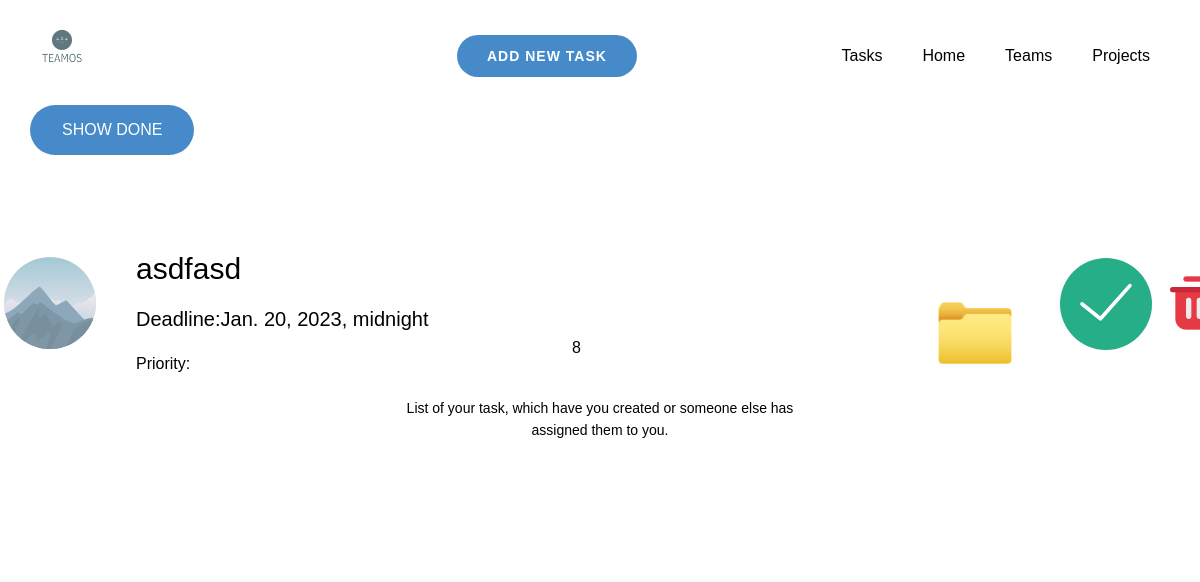
The app's page /to_do_list/ (signed in), older data.
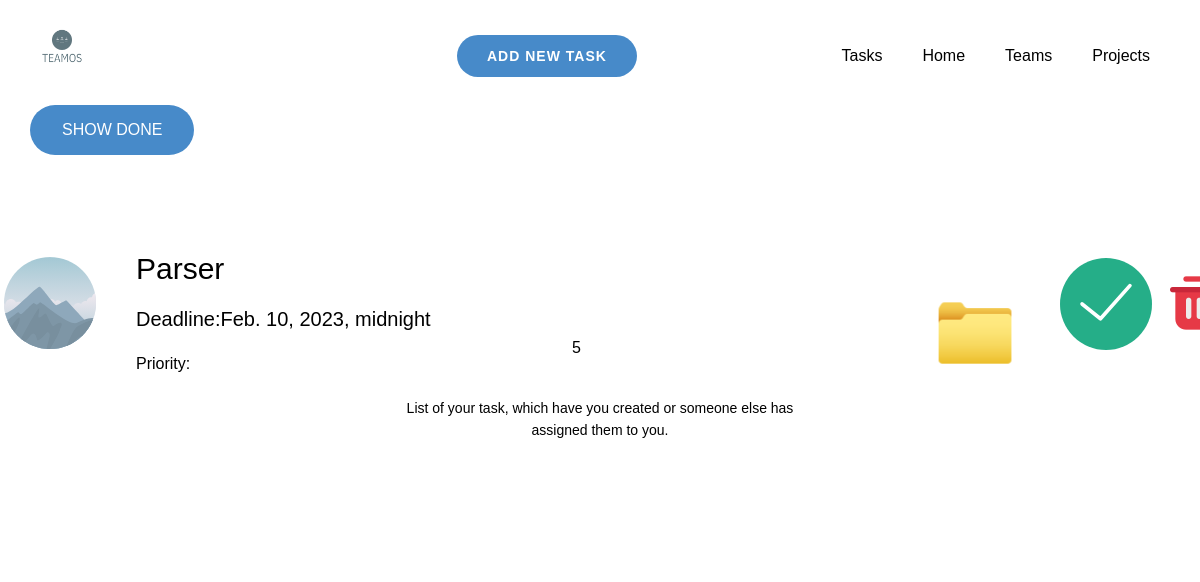
The same page, newer data.
### to_do_list/models.py (models this page shows, shortened)
class Task(models.Model):
    project= models.CharField(max_length=200)
    name = models.CharField(max_length=200)
    description = models.TextField(null=True, blank=True)
    done = models.BooleanField(default=False)
    deadline = models.DateField(default=timezone.now, null=True)
    priority = models.IntegerField()
    class Meta:
         ordering = ['priority']

### to_do_list/views.py (the view)
# urls.py: path('', views.tasklist, name='tasklist'),
@login_required(login_url='login')
def tasklist(request):
    data = Task.objects.filter(done=False)
    print(data)
    return render(request, 'to_do_list/task_list.html', {'data': data})

### templates/to_do_list/task_list.html (shortened to what this page needs)
<!DOCTYPE html>
<html style="font-size: 16px;" lang="en"><head>
    {% load static %}
    <link rel="stylesheet"  href="{% static 'to_do_list/nicepage.css' %}" media="screen">
    <link rel="stylesheet" href="{% static 'to_do_list/Page-1.css' %}" media="screen">
  </head>
  <body class="u-body u-xl-mode" data-lang="en"><header class="u-clearfix u-header u-header" id="sec-1255"><div class="u-clearfix u-sheet u-sheet-1">
        <a href="{% url 'home' %}"  class="u-image u-logo u-image-1">
          <img src="{% static 'to_do_list/images/teamos_logo.png'%}" class="u-logo-image u-logo-image-1">
        </a>
        <nav class="u-menu u-menu-dropdown u-offcanvas u-menu-1">
          <div class="u-nav-container">
             <ul class="u-nav u-unstyled u-nav-1"><li class="u-nav-item"><a class="u-button-style u-nav-link u-text-active-palette-1-base u-text-hover-palette-2-base" href="{% url 'to_do_list:tasklist' %}" style="padding: 10px 20px;">Tasks</a>
</li><li class="u-nav-item"><a class="u-button-style u-nav-link u-text-active-palette-1-base u-text-hover-palette-2-base" href="{% url 'to_do_list:home' %}" style="padding: 10px 20px;">Home</a>
</li><li class="u-nav-item"><a class="u-button-style u-nav-link u-text-active-palette-1-base u-text-hover-palette-2-base" href="{% url 'to_do_list:view_teams' %}" style="padding: 10px 20px;">Teams</a>
</li><li class="u-nav-item"><a class="u-button-style u-nav-link u-text-active-palette-1-base u-text-hover-palette-2-base" href="{% url 'to_do_list:view_projects' %}" style="padding: 10px 20px;">Projects</a>
</li></ul>
          </div>
        </nav>
      <a href="{% url 'to_do_list:addTask' %}" class="u-border-2 u-border-grey-75 u-btn u-btn-round u-button-style u-hover-palette-1-light-1 u-palette-1-base u-radius-50 u-btn-1">ADD NEW TASK</a>
         <a id="show_done" href="{% url 'to_do_list:show_done'%}" class="show-done u-border-2 u-border-grey-75 u-btn u-btn-round u-button-style u-hover-palette-1-light-1 u-palette-1-base u-radius-50 u-btn-2">SHOW DONE</a>
      </div></header>
    <section class="  u-align-left u-clearfix u-valign-top-sm u-valign-top-xs u-section-1" id="carousel_dfc2">
         {% for Task in data %}
      <div class=" record u-clearfix u-sheet u-sheet-1">
        <div class="u-align-left u-container-style u-grey-10 u-group u-group-1">
          <div class="u-container-layout">
            <div class="u-container-style u-group u-palette-1-base u-radius-29 u-shape-round u-group-2">
              <div class="u-container-layout u-container-layout-2">
                <strong><h3 class="u-text " id="name_of_task">{{Task.name}}</h3></strong><h5>Deadline:{{ Task.deadline}}</h5>
                Priority:<span class="u-file-icon u-icon u-icon-1">{{Task.priority}}</span>
                  <span class="u-file-icon u-icon u-icon-2"><a class="u-image u-image-circle u-image-1 describe" value="{{Task.description}}"><img src="{% static 'to_do_list/images/bigfolder.png' %}" alt=""></a></span>
                </div>
            </div>   <span class="u-icon u-icon-4"><svg class="u-svg-link" preserveAspectRatio="xMidYMin slice" viewBox="0 0 50 50" style=""><use xlink:href="#svg-312c"></use></svg></span>
                <img class="u-image u-image-circle u-image-1" alt="" data-image-width="400"  data-image-height="265">
                   <span class=" u-file-icon u-icon u-icon-5">  <a class="delete-button" href="{% url 'to_do_list:task_delete' Task.name %}"><img src="{% static 'to_do_list/images/trash.png'%}"  alt=""></a></span>
          </div>
        </div>
      </div>
        {% empty %}
          <center>
                  <h5>Let's create some tasks.</h5>
                    <img src="{% static 'to_do_list/images/task.png' %}" alt="Press Add task button and start using Teamos!" style="width:500px;height:500px;" >
          </center>
    {% endfor %}
    </section>
    <footer class="u-align-center u-clearfix u-footer u-grey-80 u-footer" id="sec-98e9"><div class="u-clearfix u-sheet u-sheet-1">
        <p class="u-small-text u-text u-text-variant u-text-1">List of your task, which have you created or someone else has assigned them to you.</p>
      </div></footer>
</body></html>

Row changes from the older to the newer data that the page shows:
removed Task: name "asdfasd", deadline "Jan. 20, 2023, midnight", priority "8"
added Task: name "Parser", deadline "Feb. 10, 2023, midnight", priority "5"
